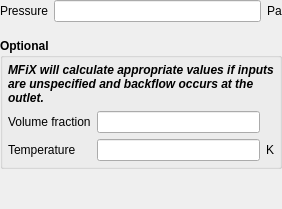
              <widget class="QWidget" name="page_fluid_PO">
               <layout class="QVBoxLayout" name="verticalLayout_4">
                <property name="leftMargin">
                 <number>0</number>
                </property>
                <property name="topMargin">
                 <number>0</number>
                </property>
                <property name="rightMargin">
                 <number>0</number>
                </property>
                <property name="bottomMargin">
                 <number>0</number>
                </property>
                <item>
                 <layout class="QGridLayout" name="gridLayout_12">
                  <property name="leftMargin">
                   <number>0</number>
                  </property>
                  <property name="topMargin">
                   <number>0</number>
                  </property>
                  <property name="rightMargin">
                   <number>0</number>
                  </property>
                  <property name="bottomMargin">
                   <number>10</number>
                  </property>
                  <item row="0" column="2">
                   <widget class="QLabel" name="label_bc_pg_2_units">
                    <property name="text">
                     <string>Pa</string>
                    </property>
                   </widget>
                  </item>
                  <item row="0" column="0">
                   <widget class="QLabel" name="label_bc_p_g_2">
                    <property name="font">
                     <font>
                      <weight>50</weight>
                      <bold>false</bold>
                     </font>
                    </property>
                    <property name="text">
                     <string>Pressure</string>
                    </property>
                   </widget>
                  </item>
                  <item row="0" column="1">
                   <widget class="LineEdit" name="lineedit_keyword_bc_p_g_2_args_BC"/>
                  </item>
                 </layout>
                </item>
                <item>
                 <widget class="QGroupBox" name="groupbox_fluid_PO_optional">
                  <property name="font">
                   <font>
                    <weight>75</weight>
                    <bold>true</bold>
                   </font>
                  </property>
                  <property name="title">
                   <string>Optional</string>
                  </property>
                  <property name="flat">
                   <bool>true</bool>
                  </property>
                  <layout class="QGridLayout" name="gridLayout_13">
                   <property name="leftMargin">
                    <number>5</number>
                   </property>
                   <property name="topMargin">
                    <number>5</number>
                   </property>
                   <property name="rightMargin">
                    <number>5</number>
                   </property>
                   <property name="bottomMargin">
                    <number>5</number>
                   </property>
                   <item row="2" column="1">
                    <widget class="LineEdit" name="lineedit_keyword_bc_t_g_2_args_BC">
                     <property name="font">
                      <font>
                       <weight>50</weight>
                       <bold>false</bold>
                      </font>
                     </property>
                    </widget>
                   </item>
                   <item row="1" column="0">
                    <widget class="QLabel" name="label_bc_ep_g_2">
                     <property name="font">
                      <font>
                       <weight>50</weight>
                       <bold>false</bold>
                      </font>
                     </property>
                     <property name="text">
                      <string>Volume fraction</string>
                     </property>
                    </widget>
                   </item>
                   <item row="2" column="0">
                    <widget class="QLabel" name="label_bc_t_g_2">
                     <property name="font">
                      <font>
                       <weight>50</weight>
                       <bold>false</bold>
                      </font>
                     </property>
                     <property name="text">
                      <string>Temperature</string>
                     </property>
                    </widget>
                   </item>
                   <item row="1" column="1">
                    <widget class="LineEdit" name="lineedit_bc_ep_g_2_args_BC">
                     <property name="font">
                      <font>
                       <weight>50</weight>
                       <bold>false</bold>
                      </font>
                     </property>
                    </widget>
                   </item>
                   <item row="2" column="2">
                    <widget class="QLabel" name="label_bc_t_g_2_units">
                     <property name="font">
                      <font>
                       <weight>50</weight>
                       <bold>false</bold>
                      </font>
                     </property>
                     <property name="text">
                      <string>K</string>
                     </property>
                    </widget>
                   </item>
                   <item row="0" column="0" colspan="3">
                    <widget class="QLabel" name="label_fluid_PO_optional">
                     <property name="font">
                      <font>
                       <italic>true</italic>
                      </font>
                     </property>
                     <property name="text">
                      <string>MFiX will calculate appropriate values if inputs are unspecified and backflow occurs at the outlet.</string>
                     </property>
                     <property name="wordWrap">
                      <bool>true</bool>
                     </property>
                    </widget>
                   </item>
                  </layout>
                 </widget>
                </item>
                <item>
                 <spacer name="verticalSpacer_3">
                  <property name="orientation">
                   <enum>Qt::Vertical</enum>
                  </property>
                  <property name="sizeHint" stdset="0">
                   <size>
                    <width>20</width>
                    <height>40</height>
                   </size>
                  </property>
                 </spacer>
                </item>
               </layout>
              </widget>
